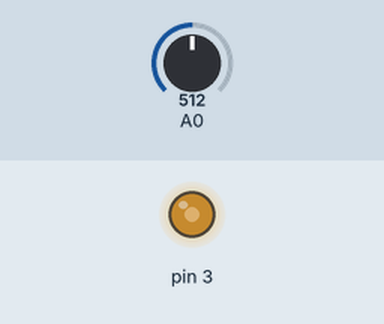
A sketch run on a simulated Arduino Uno, built with avr-gcc and run on an emulated ATmega328P. Parts: output pins drawn as LEDs (lit = HIGH). Inputs (shaded band) come from the test bench; at power-on: A0 = 512.

Above: at 1.2 s.
1.3 s: A0 set to 716
At 2.5 s:
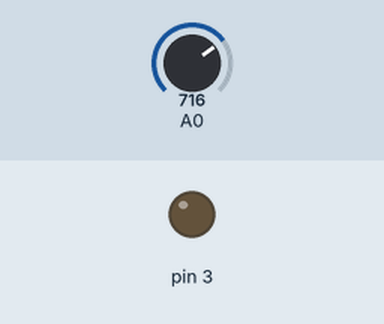
2.8 s: A0 set to 665
4.3 s: A0 set to 646
At 5.5 s:
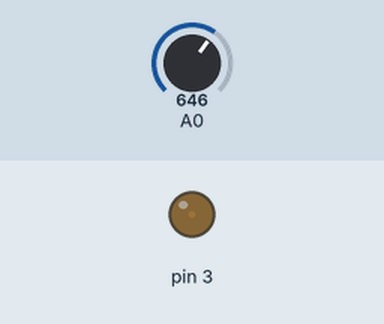
5.8 s: A0 set to 511
At 7.0 s:
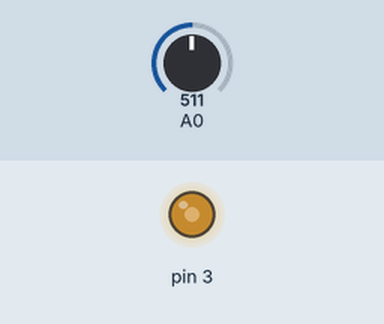
7.3 s: A0 set to 306
At 8.0 s:
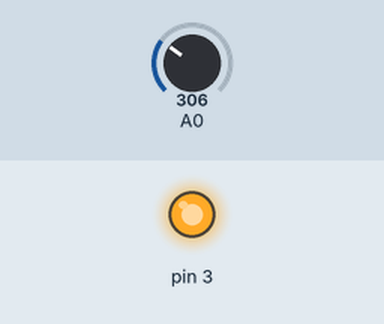
8.8 s: A0 set to 900
At 9.4 s:
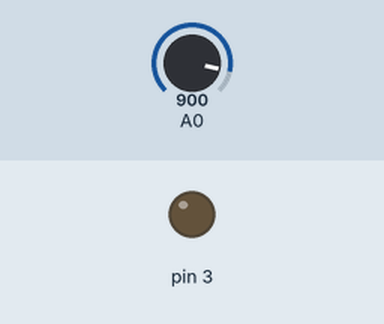
Timing chart, 0 to 11.3 s (numbered marks = the images above; inputs shaded):
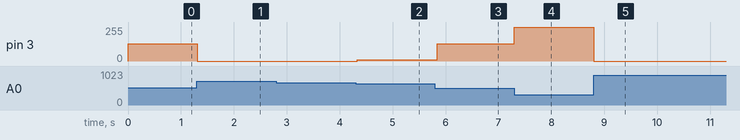

The sketch:

stella_cometa_presepe.ino
```cpp
void setup() {

  // l'uscita PWM e
  // l'ingresso analogico
  // non hanno bisogno
  // di essere configurati

}

void loop() {

  analogWrite( 3,
    map(
      constrain (
        analogRead( A0 ),
        370, 655
      ),
      370, 655,
      255, 0
    )
  );

  delay(50);
}
```

Measured:
- after the input at 1.3 s, pin 3: 128/255 → 0/255 at once
- after the input at 2.8 s, every drawn part: stays the same
- after the input at 4.3 s, pin 3: 0/255 → 9/255 at once
- after the input at 5.8 s, pin 3: 9/255 → 129/255 at once
- after the input at 7.3 s, pin 3: 129/255 → 255/255 at once
- after the input at 8.8 s, pin 3: 255/255 → 0/255 at once
